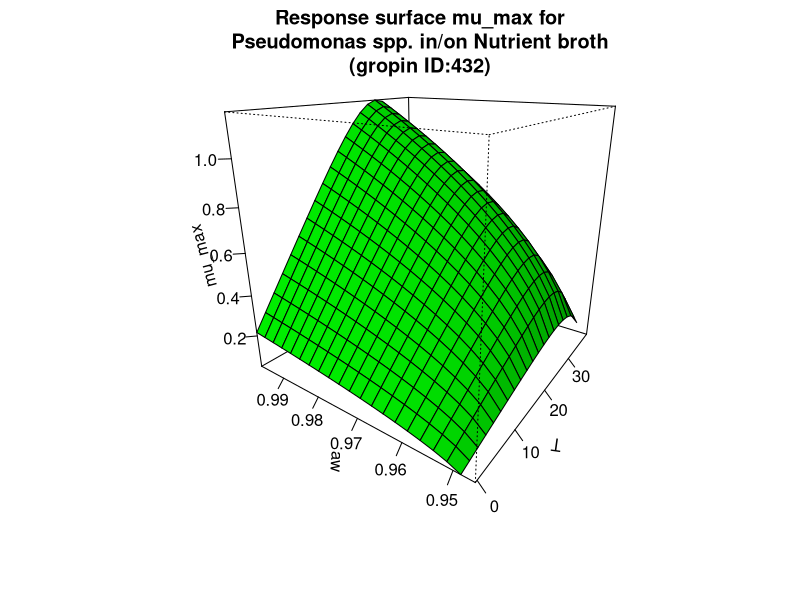

This figure's R source:
#############################
# start of Parameter script
#############################
T <- seq(-0.3996003996004,39.2392,length.out=21)
aw <- seq(0.946053946053946,0.996996,length.out=21)
#############################
# end of Parameter script
#############################
############################# 
# start of Model script Gropin ID 432 
#############################
 
# constant coefficients for this model
 
variables <- data.frame(T,aw)
argumentsPar <- expand.grid(variables)
 
# heart of the model
response_surface <- function(T,aw) {
   mumax <-0.1709*(T+6.1)*(1-exp(0.1723*(T-41.2)))*sqrt(aw-0.947)

return(mumax=mumax)
} 

# output parameters
mumax <- cbind(argumentsPar,response_surface(argumentsPar['T'],argumentsPar['aw']))
colnames(mumax) <- c(colnames(argumentsPar),'mumax')
#############################
# End of Model script
#############################
############################# 
# start of Visualisation script Gropin ID 432 
#############################
persp(T,aw,matrix(unlist(mumax$mumax),nrow=21),col = 'green',xlab='T',ylab='aw',zlab='mu_max',main='Response surface mu_max for
Pseudomonas spp. in/on Nutrient broth
(gropin ID:432)',theta=305,phi=20,shade=0.25,ticktype = 'detailed')
#############################
# End of Visualisation script
#############################
